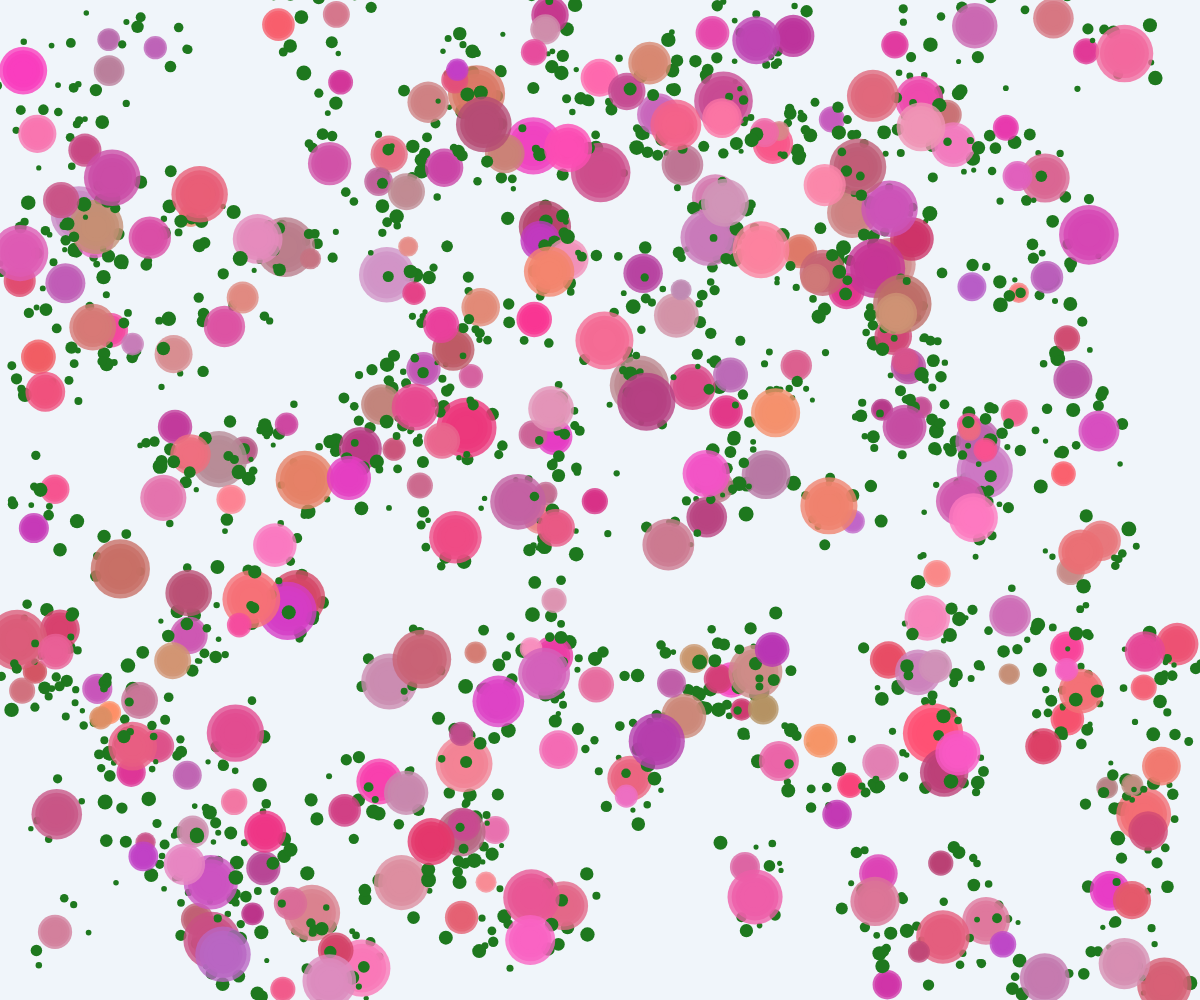
Frame 1 (no input)
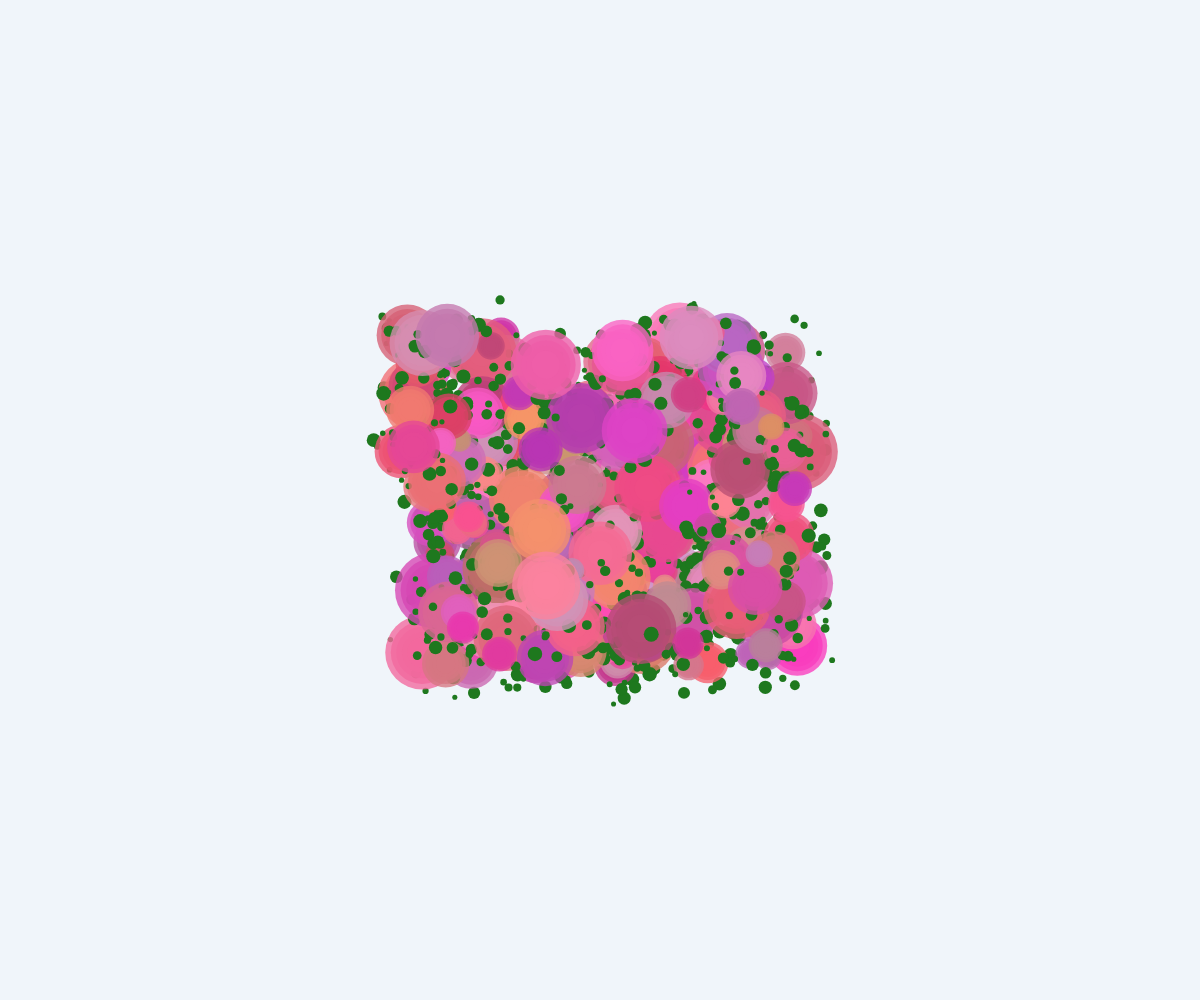
Frame 60 (no input)
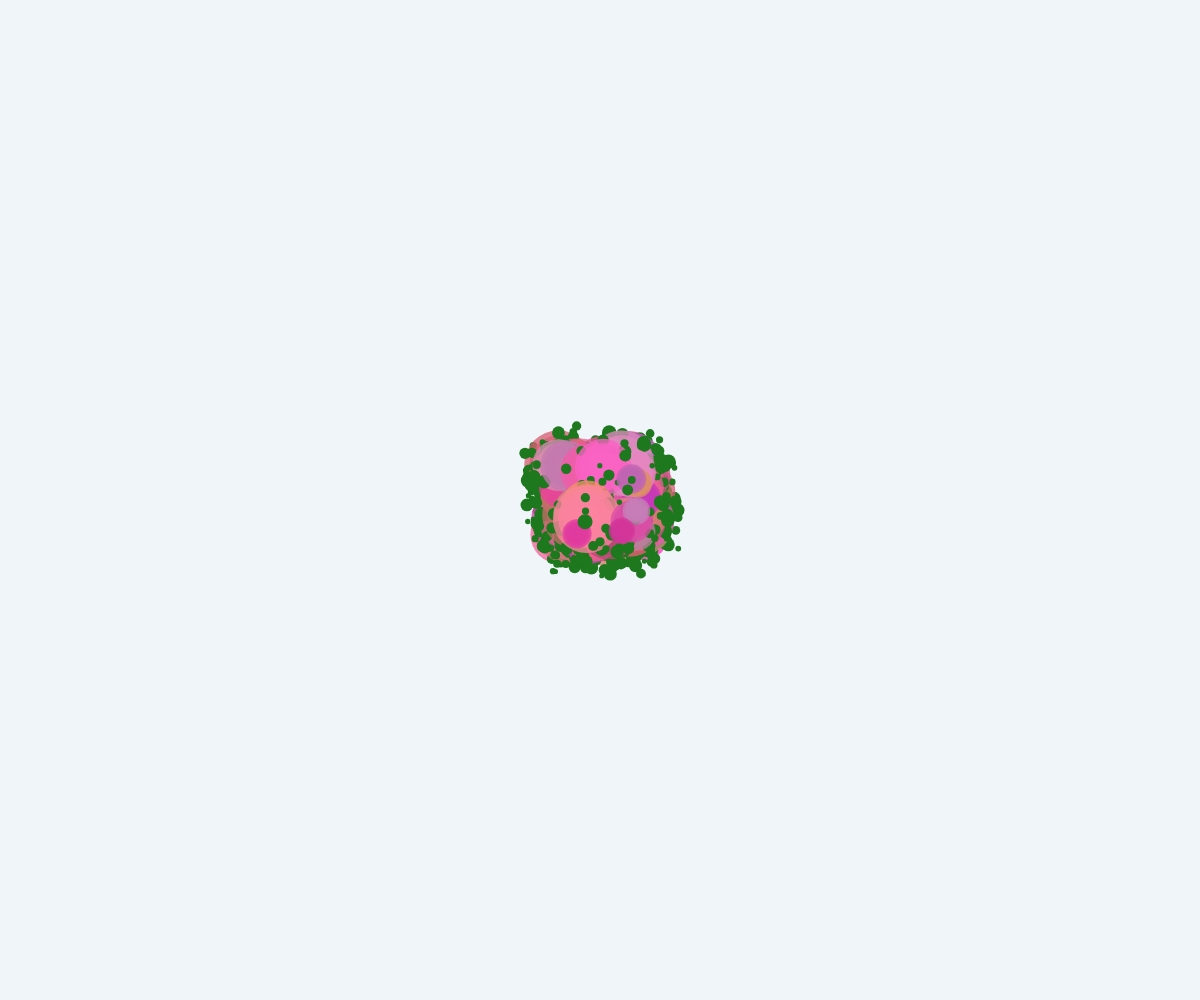
Frame 120 (the mouse pressed at the canvas centre since frame 60)

The p5.js sketch that drew these frames (run headless with seeded random() and noise() and a simulated clock; from frame 60 on, the mouse is pressed at the canvas centre):

// p5.js sketch
// ── sketch.js
let blooms = [];
let springiness = 0.02;
let waveSpeed = 0.005;
let waveMagnitude = 0.5;

class Bloom {
  constructor(x, y) {
    this.x = x;
    this.y = y;
    this.size = random(20, 60);
    this.color = color(random(180, 255), random(50, 150), random(100, 200), 200);
    this.originalColor = this.color;
    this.vx = 0;
    this.vy = 0;
    this.pulse = 0;
    this.pulseSpeed = random(0.005, 0.02);
    this.pulseDirection = 1;
    this.foliage = [];
    this.initFoliage();
    this.waveOffset = random(TWO_PI);
  }

  initFoliage() {
    for (let i = 0; i < 5; i++) {
      this.foliage.push({
        angle: random(TWO_PI),
        distance: random(20, 40),
        size: random(5, 15)
      });
    }
  }

  update(time) {
    // Gentle wave motion
    let wave = sin(time * waveSpeed + this.waveOffset) * waveMagnitude;
    this.x += wave * 0.5;
    
    // Slow floating motion
    let dx = (windowWidth / 2 - this.x) * springiness;
    let dy = (windowHeight / 2 - this.y) * springiness;

    this.vx += dx;
    this.vy += dy;

    // Add some random motion
    this.vx += random(-0.05, 0.05);
    this.vy += random(-0.05, 0.05);

    // Apply velocity to position
    this.x += this.vx;
    this.y += this.vy;

    // Dampen velocity
    this.vx *= 0.98;
    this.vy *= 0.98;

    // Pulsing effect
    this.pulse += this.pulseSpeed * this.pulseDirection;
    if (this.pulse > 1 || this.pulse < 0) {
      this.pulseDirection *= -1;
    }

    // Boundary check and bounce
    if (this.x < 0 || this.x > windowWidth) {
      this.vx *= -0.8;
      this.x = constrain(this.x, 0, windowWidth);
    }
    if (this.y < 0 || this.y > windowHeight) {
      this.vy *= -0.8;
      this.y = constrain(this.y, 0, windowHeight);
    }
  }

  display() {
    push();
    translate(this.x, this.y);

    // Draw foliage
    for (let f of this.foliage) {
      let fx = cos(f.angle) * f.distance;
      let fy = sin(f.angle) * f.distance;
      fill(30, 120, 30);
      noStroke();
      ellipse(fx, fy, f.size, f.size);
    }

    // Draw bloom with pulsing effect
    let pulseSize = this.size * (1 + this.pulse * 0.3);
    fill(this.originalColor);
    noStroke();

    // Draw multiple layers for organic feel
    for (let i = 0; i < 5; i++) {
      let layerSize = pulseSize * (1 - i * 0.15);
      ellipse(0, 0, layerSize, layerSize);
    }

    pop();
  }
}

function setup() {
  createCanvas(windowWidth, windowHeight);
  noStroke();

  // Create initial blooms
  for (let i = 0; i < 300; i++) {
    let x = random(width);
    let y = random(height);
    blooms.push(new Bloom(x, y));
  }
}

function draw() {
  background(240, 245, 250);

  // Update and display all blooms
  for (let bloom of blooms) {
    bloom.update(frameCount);
    bloom.display();
  }
}

function windowResized() {
  resizeCanvas(windowWidth, windowHeight);
}
